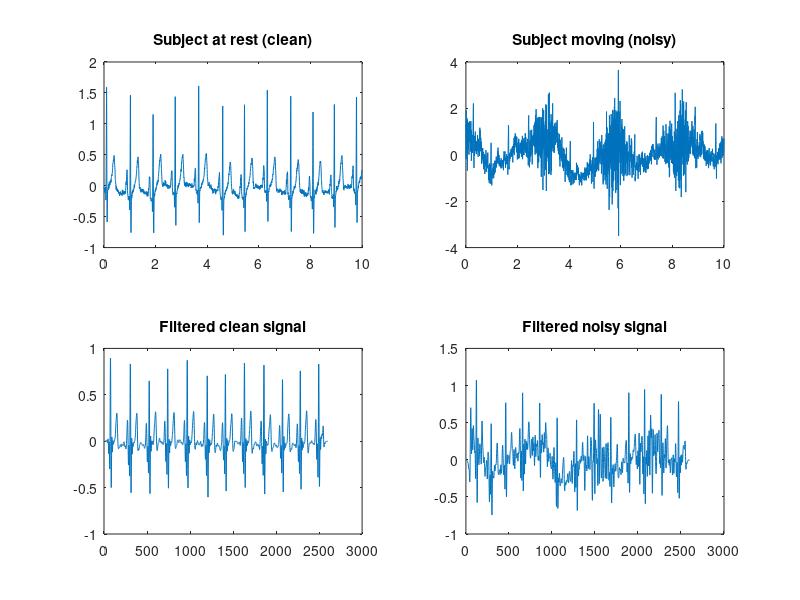

Recreate this plot in MATLAB.
% MATLAB Project 1 - Part 2
% Paul Kullmann & Ani Kulkarni

% Importing data
data = load('ecg.mat');
h = load('ecgfilter.mat');
clean = data.clean;
noisy = data.noisy;
filter = h.h;

% Plotting prior to filtering
subplot(2,2,1)
plot(clean(:,1), clean(:,2));
title("Subject at rest (clean)")

subplot(2,2,2)
plot(noisy(:,1), noisy(:,2));
title("Subject moving (noisy)")

% Convolution filtering
cleanf = conv(clean(:,2),filter(:));
noisyf = conv(noisy(:,2),filter(:));

% Plotting after filtering
subplot(2,2,3)
plot(cleanf);
title("Filtered clean signal")

subplot(2,2,4)
plot(noisyf);
title("Filtered noisy signal")
